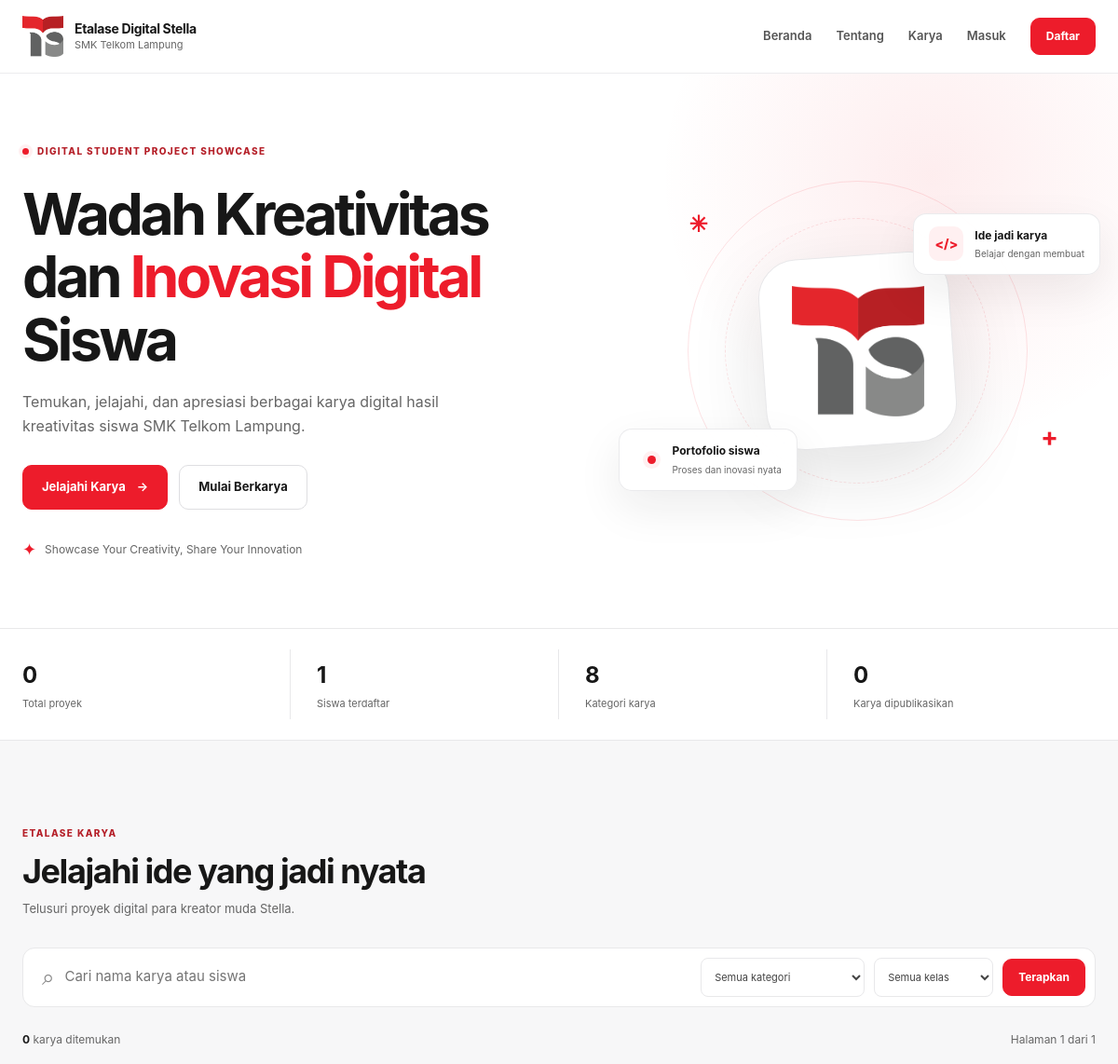
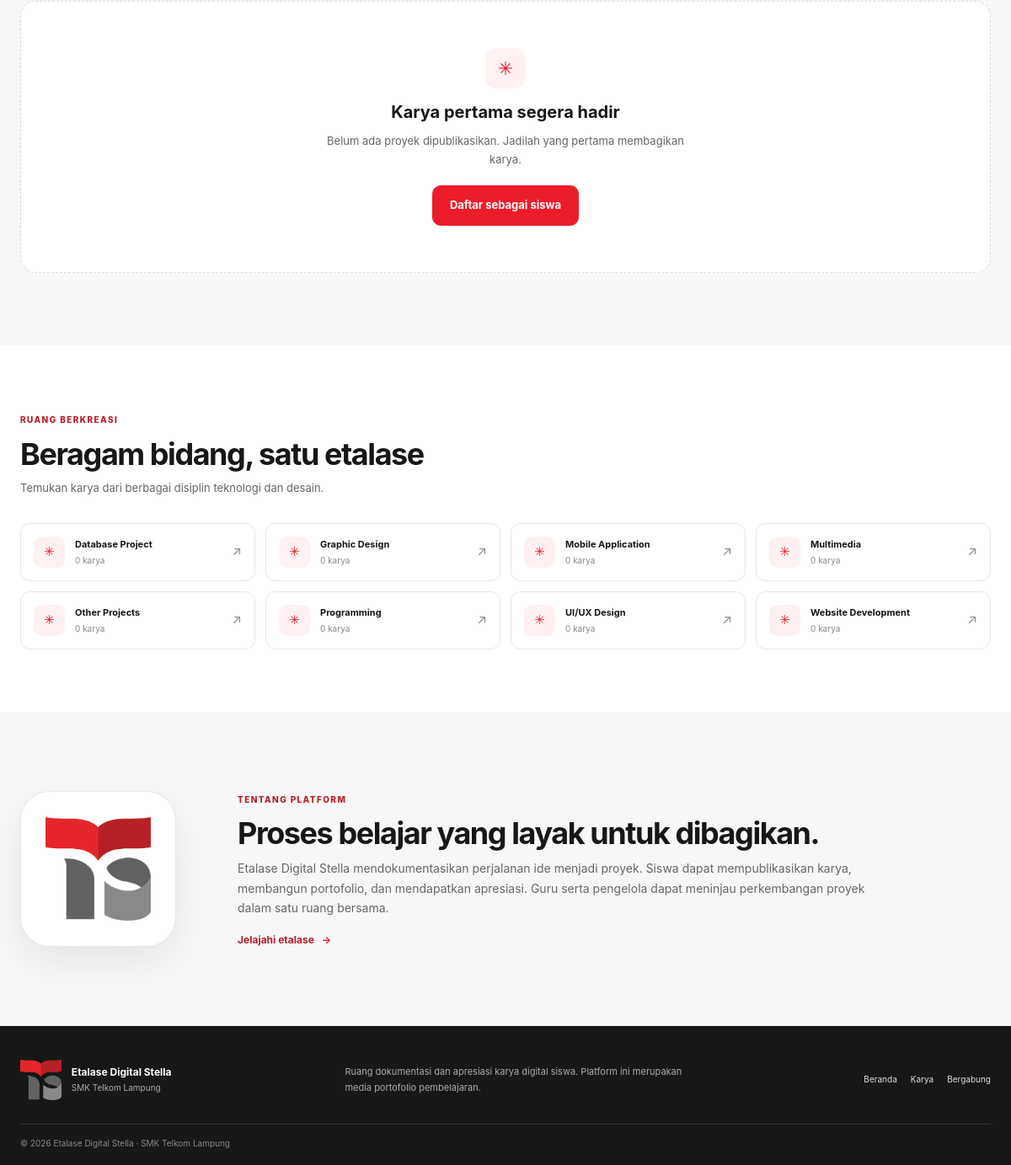
The page / on the database its author committed (2 pictures, top to bottom).
### tables this page shows
CREATE TABLE IF NOT EXISTS categories (
  id INT UNSIGNED NOT NULL AUTO_INCREMENT,
  nama VARCHAR(100) NOT NULL,
  PRIMARY KEY (id),
  UNIQUE KEY uq_categories_name (nama)
);

### middleware/auth_check.php (called while the page is built, shortened)
<?php
$scriptDirectory = str_replace('\\', '/', dirname($_SERVER['SCRIPT_NAME'] ?? '/'));
$scriptDirectory = preg_replace('~/(auth|admin)$~', '', $scriptDirectory) ?? $scriptDirectory;
$baseUrl = rtrim($scriptDirectory, '/');
function app_url(string $path = ''): string
{
    global $baseUrl;
    return $baseUrl . ($path === '' ? '' : '/' . ltrim($path, '/'));
}
function e(mixed $value): string
{
    return htmlspecialchars((string)($value ?? ''), ENT_QUOTES | ENT_SUBSTITUTE, 'UTF-8');
}
function current_user(): ?array
{
    return isset($_SESSION['user']) && is_array($_SESSION['user']) ? $_SESSION['user'] : null;
}

### index.php (the view, shortened to what this page needs)
<?php
require __DIR__ . '/middleware/auth_check.php';
$search = trim(substr((string)($_GET['q'] ?? ''), 0, 100));
$categoryId = filter_var($_GET['category'] ?? '', FILTER_VALIDATE_INT);
$classFilter = trim(substr((string)($_GET['kelas'] ?? ''), 0, 80));
$page = max(1, (int)($_GET['page'] ?? 1));
$pageSize = 9;
$conditions = [];
$params = [];
if ($categoryId !== false && $categoryId !== null && $categoryId > 0) {
    $conditions[] = 'p.category_id = ?';
    $params[] = $categoryId;
} else {
    $categoryId = '';
}
$where = $conditions ? 'WHERE ' . implode(' AND ', $conditions) : '';
$countStatement = $pdo->prepare(
    "SELECT COUNT(*) FROM projects p JOIN users u ON u.id = p.user_id $where"
);
$countStatement->execute($params);
$totalProjects = (int)$countStatement->fetchColumn();
$pageCount = max(1, (int)ceil($totalProjects / $pageSize));
$page = min($page, $pageCount);
$statement = $pdo->prepare(
    "SELECT p.id, p.user_id, p.nama_project, p.deskripsi, p.gambar, p.created_at,
            p.kelas, p.jurusan, u.nama AS author_name, u.kelas AS author_class,
            c.nama AS category_name
     FROM projects p
     JOIN users u ON u.id = p.user_id
     LEFT JOIN categories c ON c.id = p.category_id
     $where ORDER BY p.created_at DESC LIMIT ? OFFSET ?"
);
$position = 1;
$statement->bindValue($position++, $pageSize, PDO::PARAM_INT);
$statement->bindValue($position, ($page - 1) * $pageSize, PDO::PARAM_INT);
$statement->execute();
$projectRows = $statement->fetchAll();
$categories = $pdo->query(
    'SELECT c.id, c.nama, COUNT(p.id) AS project_count
     FROM categories c LEFT JOIN projects p ON p.category_id = c.id
     GROUP BY c.id ORDER BY c.nama'
)->fetchAll();
$stats = [
    'projects' => (int)$pdo->query('SELECT COUNT(*) FROM projects')->fetchColumn(),
    'students' => (int)$pdo->query("SELECT COUNT(*) FROM users WHERE role = 'siswa'")->fetchColumn(),
    'categories' => count($categories),
];
$pageCount = max(1, (int)ceil($totalProjects / $pageSize));
require __DIR__ . '/partials/header.php';
?>
<section class="hero">
  <div class="container hero-grid">
    <div class="hero-copy">
      <span class="eyebrow"><span class="eyebrow-dot"></span> DIGITAL STUDENT PROJECT SHOWCASE</span>
      <h1>Wadah Kreativitas dan <span>Inovasi Digital</span> Siswa</h1>
      <p>Temukan, jelajahi, dan apresiasi berbagai karya digital hasil kreativitas siswa SMK Telkom Lampung.</p>
      <div class="hero-actions"><a class="button" href="#projects">Jelajahi Karya <span aria-hidden="true">→</span></a>
        <?php if ($user): ?><a class="button button-outline" href="<?= e(app_url('/project_tambah.php')) ?>">Bagikan Karya</a>
        <?php else: ?><a class="button button-outline" href="<?= e(app_url('/auth/register.php')) ?>">Mulai Berkarya</a><?php endif; ?>
      </div>
      <div class="hero-note"><span class="note-mark">✦</span> Showcase Your Creativity, Share Your Innovation</div>
    </div>
    <div class="hero-visual">
      <div class="visual-logo"><img src="<?= e(app_url('/public/images/logo.png')) ?>" alt="Logo Stella"></div>
      <div class="visual-card visual-card-top"><span class="mini-mark">&lt;/&gt;</span><span><b>Ide jadi karya</b><small>Belajar dengan membuat</small></span></div>
      <div class="visual-card visual-card-bottom"><span class="status-dot"></span><span><b>Portofolio siswa</b><small>Proses dan inovasi nyata</small></span></div>
      <span class="visual-spark spark-one">✳</span><span class="visual-spark spark-two">+</span>
    </div>
  </div>
</section>
<section class="stats-strip"><div class="container stats-grid">
  <div class="stat"><strong><?= $stats['projects'] ?></strong><span>Total proyek</span></div>
  <div class="stat"><strong><?= $stats['students'] ?></strong><span>Siswa terdaftar</span></div>
  <div class="stat"><strong><?= $stats['categories'] ?></strong><span>Kategori karya</span></div>
  <div class="stat"><strong><?= $stats['projects'] ?></strong><span>Karya dipublikasikan</span></div>
</div></section>
<section class="section container" id="projects">
  <div class="section-heading"><div><span class="eyebrow">ETALASE KARYA</span><h2>Jelajahi ide yang jadi nyata</h2><p>Telusuri proyek digital para kreator muda Stella.</p></div>
  </div>
  <form class="filter-panel" action="<?= e(app_url('/')) ?>#projects" method="get">
    <label class="search-input"><span aria-hidden="true">⌕</span><input type="search" name="q" value="<?= e($search) ?>" placeholder="Cari nama karya atau siswa" aria-label="Cari karya atau siswa"></label>
    <label class="select-filter"><select name="category"><option value="">Semua kategori</option></select></label>
    <label class="select-filter"><select name="kelas"><option value="">Semua kelas</option></select></label>
    <button class="button button-small" type="submit">Terapkan</button>
  </form>
  <div class="results-line"><span><strong><?= $totalProjects ?></strong> karya ditemukan</span><span>Halaman <?= $page ?> dari <?= $pageCount ?></span></div>
  <?php if ($projectRows): ?><div class="project-grid"><?php foreach ($projectRows as $project): render_project_card($project); endforeach; ?></div>
    <?php if ($pageCount > 1): ?><nav class="pagination" aria-label="Halaman etalase">
      <?php if ($page > 1): ?><a href="<?= e(app_url('/?' . http_build_query(['q' => $search, 'category' => $categoryId, 'kelas' => $classFilter, 'page' => $page - 1]) . '#projects')) ?>">← Sebelumnya</a><?php endif; ?>
      <span>Halaman <?= $page ?> dari <?= $pageCount ?></span>
      <?php if ($page < $pageCount): ?><a href="<?= e(app_url('/?' . http_build_query(['q' => $search, 'category' => $categoryId, 'kelas' => $classFilter, 'page' => $page + 1]) . '#projects')) ?>">Berikutnya →</a><?php endif; ?>
    </nav><?php endif; ?>
  <?php else: ?><div class="empty-state"><span class="empty-icon">✳</span><h3><?= $search || $categoryId || $classFilter ? 'Belum ada karya yang cocok' : 'Karya pertama segera hadir' ?></h3><p><?= $search || $categoryId || $classFilter ? 'Coba ubah kata pencarian atau filter kategori dan kelas.' : 'Belum ada proyek dipublikasikan. Jadilah yang pertama membagikan karya.' ?></p><?php if ($user): ?><a class="button" href="<?= e(app_url('/project_tambah.php')) ?>">Tambah karya</a><?php else: ?><a class="button" href="<?= e(app_url('/auth/register.php')) ?>">Daftar sebagai siswa</a><?php endif; ?></div><?php endif; ?>
</section>
<section class="category-section"><div class="container"><div class="section-heading"><div><span class="eyebrow">RUANG BERKREASI</span><h2>Beragam bidang, satu etalase</h2><p>Temukan karya dari berbagai disiplin teknologi dan desain.</p></div></div><div class="category-list"><?php foreach ($categories as $category): ?><a href="<?= e(app_url('/?category=' . (int)$category['id'] . '#projects')) ?>" class="category-chip"><span class="category-symbol">✳</span><span><b><?= e($category['nama']) ?></b><small><?= (int)$category['project_count'] ?> karya</small></span><span class="category-arrow">↗</span></a><?php endforeach; ?></div></div></section>
<section class="about-section container" id="about"><div class="about-mark"><img src="<?= e(app_url('/public/images/logo.png')) ?>" alt=""></div><div><span class="eyebrow">TENTANG PLATFORM</span><h2>Proses belajar yang layak untuk dibagikan.</h2><p>Etalase Digital Stella mendokumentasikan perjalanan ide menjadi proyek. Siswa dapat mempublikasikan karya, membangun portofolio, dan mendapatkan apresiasi. Guru serta pengelola dapat meninjau perkembangan proyek dalam satu ruang bersama.</p><a class="text-link" href="#projects">Jelajahi etalase <span>→</span></a></div></section>
<?php require __DIR__ . '/partials/footer.php'; ?>

### partials/header.php (shortened to what this page needs)
<?php
$user = current_user();
$isKaryaPage = $isKaryaPage ?? false;
?>
<!doctype html>
<html lang="id">
<head>
  <link rel="stylesheet" href="<?= e(app_url('/public/css/style.css')) ?>">
</head>
<body class="<?= !empty($isAuthPage) ? 'auth-page' : '' ?>">
<header class="site-header">
  <div class="container nav-wrap">
    <a class="brand" href="<?= e(app_url('/')) ?>" aria-label="Etalase Digital Stella - Beranda">
      <img src="<?= e(app_url('/public/images/logo.png')) ?>" alt="<?= $isKaryaPage ? 'Logo Telkom' : 'Logo Stella' ?>" class="brand-logo">
      <span class="brand-copy"><strong>Etalase Digital Stella</strong><small>SMK Telkom Lampung</small></span>
    </a>
    <nav id="primary-nav" class="primary-nav">
      <?php if ($isKaryaPage): ?>
        <a href="<?= e(app_url('/')) ?>">Beranda</a>
        <a class="active karya-active" href="<?= e(app_url('/karya.php')) ?>" aria-current="page">Karya</a>
        <a href="<?= e(app_url('/#about')) ?>">Tentang</a>
      <?php else: ?>
        <a href="<?= e(app_url('/')) ?>">Beranda</a>
        <a href="<?= e(app_url('/#about')) ?>">Tentang</a>
        <a href="<?= e(app_url('/karya.php')) ?>">Karya</a>
      <?php endif; ?>
      <?php if ($user): ?>
        <?php if ($user['role'] !== 'siswa' && !$isKaryaPage): ?><a href="<?= e(app_url('/admin/index.php')) ?>">Dashboard</a><?php endif; ?>
        <?php if (!$isKaryaPage): ?>
          <?php if ($user['role'] === 'super_admin'): ?><a href="<?= e(app_url('/admin/users.php')) ?>">Pengguna</a><a href="<?= e(app_url('/admin/categories.php')) ?>">Kategori</a><?php endif; ?>
          <?php if ($user['role'] === 'admin'): ?><a href="<?= e(app_url('/admin/index.php?view=students')) ?>">Data Siswa</a><?php endif; ?>
          <a href="<?= e(app_url('/profile.php')) ?>">Profil</a>
          <form action="<?= e(app_url('/auth/logout.php')) ?>" method="post" class="nav-logout"><?= csrf_field() ?><button class="nav-link" type="submit">Keluar</button></form>
          <a class="button button-small" href="<?= e(app_url('/project_tambah.php')) ?>">Tambah Karya</a>
        <?php else: ?>
          <a class="karya-nav-dashboard" href="<?= e(app_url($user['role'] === 'siswa' ? '/profile.php' : '/admin/index.php')) ?>"><?= $user['role'] === 'siswa' ? 'Profil' : 'Dashboard' ?></a>
          <div class="karya-nav-account">
            <a class="karya-nav-profile" href="<?= e(app_url('/profile.php')) ?>">
              <span class="karya-nav-avatar"><?php if (!empty($user['foto_profil'])): ?><img src="<?= e(project_image_url($user['foto_profil'])) ?>" alt=""><?php else: ?><?= e(mb_strtoupper(mb_substr($user['nama'], 0, 1))) ?><?php endif; ?></span>
              <span class="karya-nav-copy"><strong><?= e($user['nama']) ?></strong><small><?= e(ucfirst(str_replace('_', ' ', $user['role']))) ?></small></span>
            </a>
            <form action="<?= e(app_url('/auth/logout.php')) ?>" method="post" class="karya-nav-logout"><?= csrf_field() ?><button type="submit">Keluar</button></form>
          </div>
          <?php if ($user['role'] === 'super_admin'): ?><a class="karya-nav-management" href="<?= e(app_url('/admin/users.php')) ?>">Pengguna</a><a class="karya-nav-management" href="<?= e(app_url('/admin/categories.php')) ?>">Kategori</a><?php endif; ?>
          <?php if ($user['role'] === 'admin'): ?><a class="karya-nav-management" href="<?= e(app_url('/admin/index.php?view=students')) ?>">Data Siswa</a><?php endif; ?>
        <?php endif; ?>
      <?php else: ?>
        <a href="<?= e(app_url('/auth/login.php')) ?>">Masuk</a>
        <a class="button button-small" href="<?= e(app_url('/auth/register.php')) ?>">Daftar</a>
      <?php endif; ?>
    </nav>
  </div>
</header>
<main>

### partials/footer.php (shortened to what this page needs)
</main>
<footer class="site-footer">
  <div class="container footer-grid">
    <div class="footer-brand"><img src="<?= e(app_url('/public/images/logo.png')) ?>" alt="<?= !empty($isKaryaPage) ? 'Logo Telkom' : 'Logo Stella' ?>"><div><strong>Etalase Digital Stella</strong><span>SMK Telkom Lampung</span></div></div>
    <p>Ruang dokumentasi dan apresiasi karya digital siswa. Platform ini merupakan media portofolio pembelajaran.</p>
    <div class="footer-links"><a href="<?= e(app_url('/')) ?>">Beranda</a><a href="<?= e(app_url('/karya.php')) ?>">Karya</a><a href="<?= e(app_url('/auth/register.php')) ?>">Bergabung</a></div>
  </div>
  <div class="container copyright">© <?= date('Y') ?> Etalase Digital Stella · SMK Telkom Lampung</div>
</footer>
</body>
</html>

### rows shown on the page
categories: nama "Database Project", project_count "0"
categories: nama "Graphic Design", project_count "0"
categories: nama "Mobile Application", project_count "0"
categories: nama "Multimedia", project_count "0"
categories: nama "Other Projects", project_count "0"
categories: nama "Programming", project_count "0"
categories: nama "UI/UX Design", project_count "0"
categories: nama "Website Development", project_count "0"

### other values the page prints
$stats['projects'] "0"
$stats['students'] "1"
$stats['categories'] "8"
$totalProjects "0"
$page "1"
$pageCount "1"
